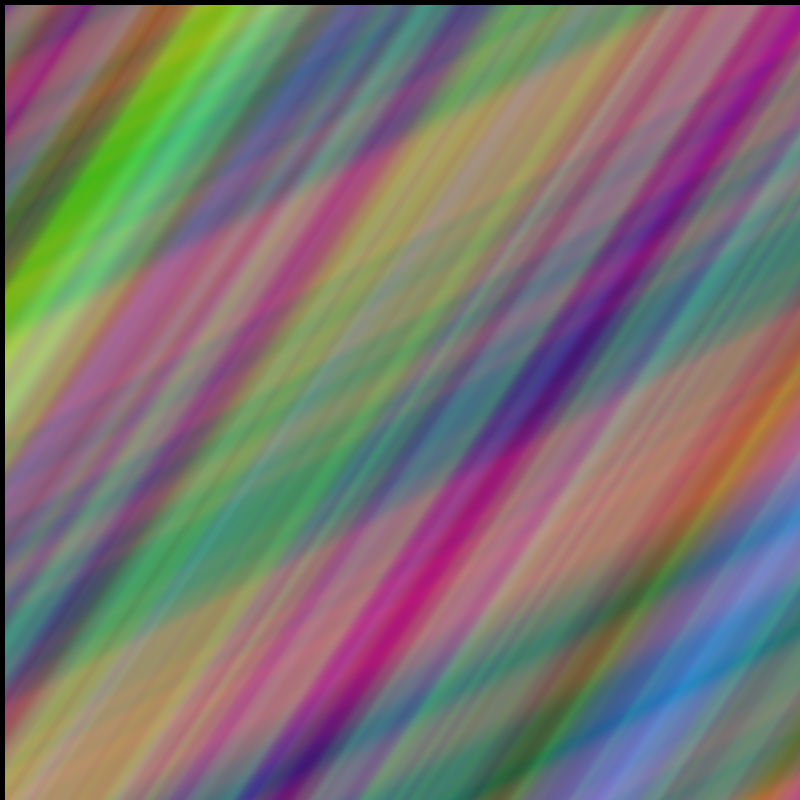
Frame 1 (no input)
Frame 60 (no input): identical to frame 1, image omitted
Frame 120 (the mouse pressed at the canvas centre since frame 60): identical to frame 1, image omitted

The p5.js sketch that drew this single still picture (run headless with seeded random() and noise() and a simulated clock; from frame 60 on, the mouse is pressed at the canvas centre):

// p5.js sketch
// ── sketch.js
var img;

function setup() {
  createCanvas(800, 800);
  img = createImage(800, 800);
  
  img.loadPixels();
  for (var x=0; x<img.width; x++) {
    for (var y=0; y<img.height; y++) {
      var idx = 4 * (x + y * img.width);
      
      // you can make pixels from scratch as a function of x and y
      
      img.pixels[idx] =   map(noise(x*0.0055 + y*0.011 + 10), 0, 1, 0, 255);
      img.pixels[idx+1] = map(noise(x*0.015 + y*0.0099 + 20), 0, 1, 0, 255);
      img.pixels[idx+2] = map(noise(x*0.0095 + y*0.0067 + 30), 0, 1, 0, 255);
      img.pixels[idx+3] = 255; 
    }
  }
  img.updatePixels();
  
}

function draw() {
  
  background(0);
  image(img, 5, 5);
}
